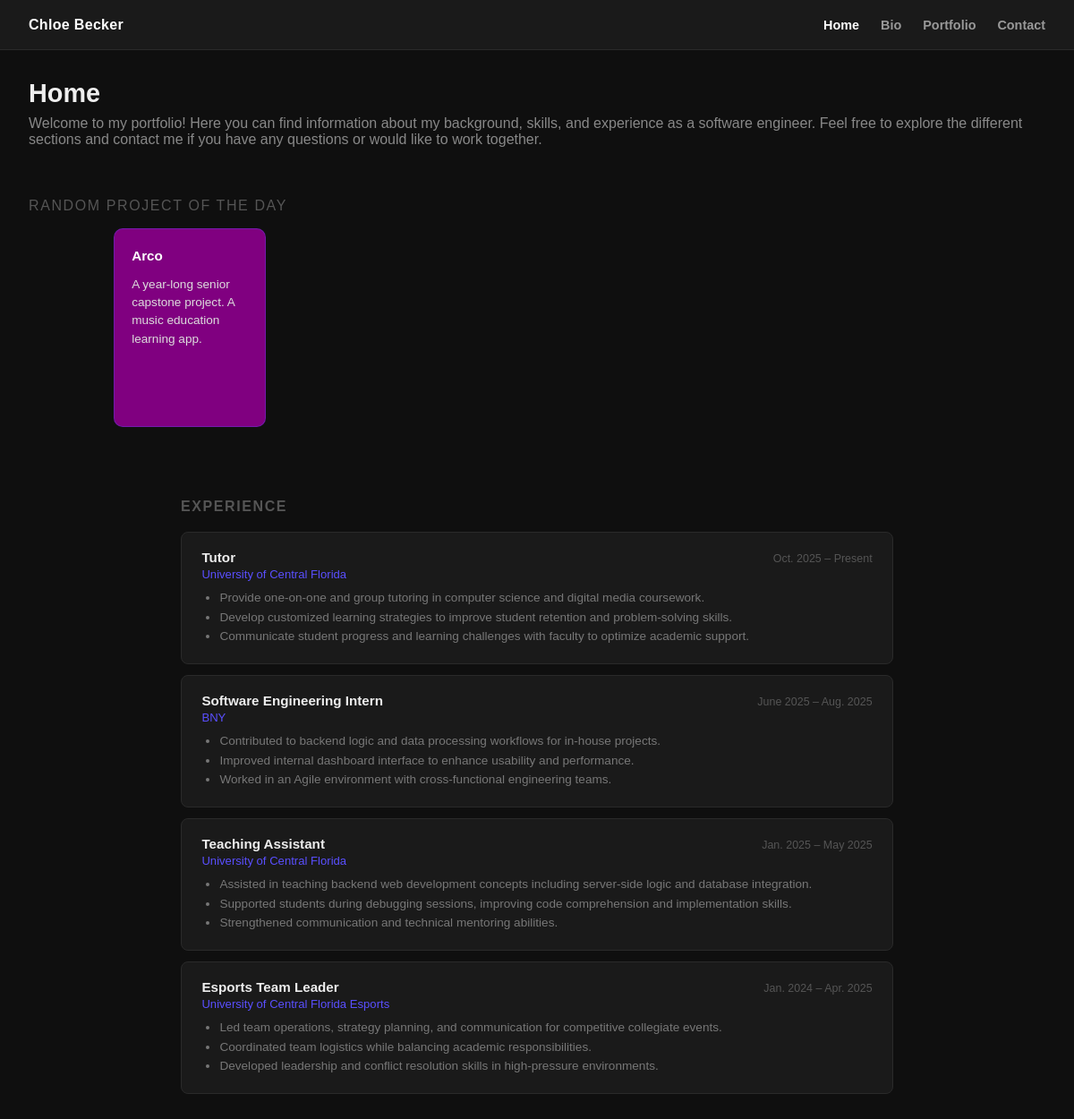
The page / on the database its author committed.
### tables this page shows
CREATE TABLE projects (
        id             INTEGER PRIMARY KEY AUTOINCREMENT,
        github_id      INTEGER UNIQUE,
        name           TEXT NOT NULL,
        description    TEXT,
        custom_description TEXT,
        homepage       TEXT,
        language       TEXT,
        topics         TEXT,
        stars          INTEGER DEFAULT 0,
        forks          INTEGER DEFAULT 0,
        html_url       TEXT,
        is_fork        INTEGER DEFAULT 0,
        visible        INTEGER DEFAULT 1,
        sort_order     INTEGER DEFAULT 0,
        created_at     TEXT,
        updated_at     TEXT,
        synced_at      TEXT
    , card_count INTEGER DEFAULT 0, custom_name TEXT, is_current INTEGER DEFAULT 0);

### index.php (the view, shortened to what this page needs)
<!DOCTYPE html>
<html lang="en">
<head>
    <link rel="stylesheet" href="./css/style.css">
</head>
<body>
    <?php require 'header.php'; ?>
    <h1>Home</h1>
    <p>Welcome to my portfolio! Here you can find information about my background, skills, and experience as a software engineer. Feel free to explore the different sections and contact me if you have any questions or would like to work together.</p>
    <?php
    $db = get_db();
    $featured = $db->query("SELECT * FROM projects WHERE visible = 1 ORDER BY RANDOM() LIMIT 1")->fetch(PDO::FETCH_ASSOC);
    $featured_pack_data = [];
    if ($featured) {
        $stmt = $db->prepare("SELECT * FROM cards WHERE project_id = ? ORDER BY sort_order ASC, id ASC");
        $stmt->execute([$featured['id']]);
        $featured_pack_data[$featured['id']] = $stmt->fetchAll(PDO::FETCH_ASSOC);
    }
    ?>
    <?php if ($featured): ?>
    <?php
        $feat_name = !empty($featured['custom_name']) ? $featured['custom_name'] : $featured['name'];
        $feat_desc = !empty($featured['custom_description']) ? $featured['custom_description'] : $featured['description'];
    ?>
    <p class="packs-label">Random Project Of the Day</p>
    <div class="packs" data-opened="<?= htmlspecialchars(json_encode(array_map('strval', $_SESSION['opened_packs'] ?? [])), ENT_QUOTES) ?>">
        <div class="pack" data-project-id="<?= $featured['id'] ?>" data-cards="<?= htmlspecialchars(json_encode($featured_pack_data[$featured['id']] ?? []), ENT_QUOTES) ?>">
            <div class="pack-inner">
                <h2><?= htmlspecialchars($feat_name) ?></h2>
                <?php if (!empty($feat_desc)): ?>
                <p class="pack-desc"><?= htmlspecialchars($feat_desc) ?></p>
                <?php endif; ?>
            </div>
        </div>
    </div>
    <?php endif; ?>
    <section class="experience-section">
        <h2 class="section-label">Experience</h2>
        <div class="experience-list">
            <div class="experience-item">
                <div class="experience-header">
                    <div>
                        <span class="experience-title">Tutor</span>
                        <span class="experience-company">University of Central Florida</span>
                    </div>
                    <span class="experience-dates">Oct. 2025 – Present</span>
                </div>
                <ul class="experience-desc">
                    <li>Provide one-on-one and group tutoring in computer science and digital media coursework.</li>
                    <li>Develop customized learning strategies to improve student retention and problem-solving skills.</li>
                    <li>Communicate student progress and learning challenges with faculty to optimize academic support.</li>
                </ul>
            </div>
            <div class="experience-item">
                <div class="experience-header">
                    <div>
                        <span class="experience-title">Software Engineering Intern</span>
                        <span class="experience-company">BNY</span>
                    </div>
                    <span class="experience-dates">June 2025 – Aug. 2025</span>
                </div>
                <ul class="experience-desc">
                    <li>Contributed to backend logic and data processing workflows for in-house projects.</li>
                    <li>Improved internal dashboard interface to enhance usability and performance.</li>
                    <li>Worked in an Agile environment with cross-functional engineering teams.</li>
                </ul>
            </div>
            <div class="experience-item">
                <div class="experience-header">
                    <div>
                        <span class="experience-title">Teaching Assistant</span>
                        <span class="experience-company">University of Central Florida</span>
                    </div>
                    <span class="experience-dates">Jan. 2025 – May 2025</span>
                </div>
                <ul class="experience-desc">
                    <li>Assisted in teaching backend web development concepts including server-side logic and database integration.</li>
                    <li>Supported students during debugging sessions, improving code comprehension and implementation skills.</li>
                    <li>Strengthened communication and technical mentoring abilities.</li>
                </ul>
            </div>
            <div class="experience-item">
                <div class="experience-header">
                    <div>
                        <span class="experience-title">Esports Team Leader</span>
                        <span class="experience-company">University of Central Florida Esports</span>
                    </div>
                    <span class="experience-dates">Jan. 2024 – Apr. 2025</span>
                </div>
                <ul class="experience-desc">
                    <li>Led team operations, strategy planning, and communication for competitive collegiate events.</li>
                    <li>Coordinated team logistics while balancing academic responsibilities.</li>
                    <li>Developed leadership and conflict resolution skills in high-pressure environments.</li>
                </ul>
            </div>
        </div>
    </section>
</body>
</html>

### css/style.css (style rules this page uses)
* { box-sizing: border-box; margin: 0; padding: 0; }
body { font-family: sans-serif; background: #0f0f0f; color: #eee; min-height: 100vh; }
.packs-label { font-size: 1rem; text-transform: uppercase; letter-spacing: 0.1em; color: #555; padding: 2rem 2rem 0; }
h1 { padding: 2rem 2rem 0.5rem; font-size: 1.8rem; }
h1+p { padding: 0 2rem 1.5rem; color: #888; }
.experience-section { max-width: 860px; margin: 0 auto; padding: 2rem 2rem 3rem; }
.section-label { font-size: 1rem; text-transform: uppercase; letter-spacing: 0.1em; color: #555; margin-bottom: 1.2rem; font-weight: 600; }
.experience-list { display: flex; flex-direction: column; gap: 0.75rem; }
.experience-item { background: #1a1a1a; border: 1px solid #2a2a2a; border-radius: 8px; padding: 1.2rem 1.4rem; transition: border-color 0.15s ease; }
.experience-header { display: flex; justify-content: space-between; align-items: flex-start; gap: 1rem; margin-bottom: 0.5rem; }
.experience-title { display: block; font-size: 0.95rem; font-weight: 600; color: #eee; }
.experience-company { display: block; font-size: 0.82rem; color: #5a4fff; margin-top: 0.15rem; }
.experience-dates { font-size: 0.78rem; color: #555; white-space: nowrap; padding-top: 0.15rem; }
.experience-desc { font-size: 0.85rem; color: #777; line-height: 1.6; margin: 0.25rem 0 0; padding-left: 1.25rem; }
.packs { display: grid; grid-template-columns: repeat(auto-fill, minmax(150px, 170px)); gap: 1.5rem; padding: 1rem 2rem 3rem; justify-content: center; }
.pack { cursor: pointer; border-radius: 10px; background: #800080; border: 1px solid #5a4fff55; transition: transform 0.15s ease, box-shadow 0.15s ease; user-select: none; overflow: hidden; }
.pack-inner { padding: 1.2rem; display: flex; flex-direction: column; gap: 0.6rem; min-height: 220px; }
.pack-inner h2 { font-size: 0.95rem; font-weight: 700; color: #fff; line-height: 1.5; }
.pack-desc { font-size: 0.85rem; color: #ddd; line-height: 1.5; flex: 1; }

### rows shown on the page
projects: custom_name "Arco", custom_description "A year-long senior capstone project. A music education learning app."
